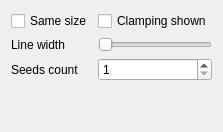
               <widget class="QWidget" name="stackedWidgetVelocityGlyph">
                <layout class="QGridLayout" name="gridLayout_7">
                 <item row="0" column="1">
                  <widget class="QCheckBox" name="checkBoxVelocityGlyphClampingShown">
                   <property name="text">
                    <string>Clamping shown</string>
                   </property>
                  </widget>
                 </item>
                 <item row="2" column="0">
                  <widget class="QLabel" name="label_33">
                   <property name="text">
                    <string>Line width</string>
                   </property>
                  </widget>
                 </item>
                 <item row="2" column="1">
                  <widget class="QSlider" name="horizontalSliderVelocityGlyphLineWidth">
                   <property name="value">
                    <number>0</number>
                   </property>
                   <property name="orientation">
                    <enum>Qt::Horizontal</enum>
                   </property>
                  </widget>
                 </item>
                 <item row="4" column="1">
                  <spacer name="verticalSpacer_4">
                   <property name="orientation">
                    <enum>Qt::Vertical</enum>
                   </property>
                   <property name="sizeHint" stdset="0">
                    <size>
                     <width>20</width>
                     <height>40</height>
                    </size>
                   </property>
                  </spacer>
                 </item>
                 <item row="0" column="0">
                  <widget class="QCheckBox" name="checkBoxVelocityGlyphSameSize">
                   <property name="text">
                    <string>Same size</string>
                   </property>
                  </widget>
                 </item>
                 <item row="3" column="0">
                  <widget class="QLabel" name="label_37">
                   <property name="text">
                    <string>Seeds count</string>
                   </property>
                  </widget>
                 </item>
                 <item row="3" column="1">
                  <widget class="QSpinBox" name="spinBoxGlyphSeedsCount">
                   <property name="minimum">
                    <number>1</number>
                   </property>
                   <property name="maximum">
                    <number>5000</number>
                   </property>
                  </widget>
                 </item>
                </layout>
               </widget>
